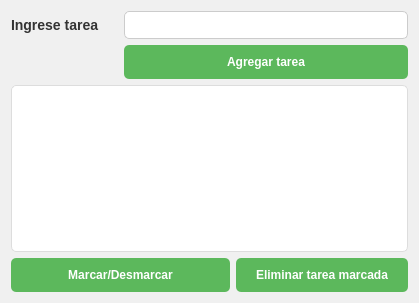
<?xml version="1.0" encoding="UTF-8"?>
<ui version="4.0">
 <class>AppTareasPendientes</class>
 <widget class="QFrame" name="AppTareasPendientes">
  <property name="geometry">
   <rect>
    <x>0</x>
    <y>0</y>
    <width>419</width>
    <height>303</height>
   </rect>
  </property>
  <property name="windowTitle">
   <string>App Tareas</string>
  </property>
  <property name="styleSheet">
   <string notr="true">
QFrame {
    background-color: #f0f0f0;
    font-family: 'Arial', sans-serif;
    font-size: 14px;
}

QLabel {
    color: #333;
    font-weight: bold;
}

QLineEdit {
    background-color: #ffffff;
    border: 1px solid #ccc;
    border-radius: 5px;
    padding: 5px;
}

QPushButton {
    background-color: #5cb85c;
    color: #fff;
    border: none;
    padding: 10px 20px;
    border-radius: 5px;
    font-weight: bold;
}

QPushButton:hover {
    background-color: #4cae4c;
}

QListWidget {
    background-color: #ffffff;
    border: 1px solid #ddd;
    padding: 5px;
    border-radius: 5px;
}
</string>
  </property>
  <layout class="QGridLayout" name="gridLayout">
   <item row="0" column="0">
    <widget class="QLabel" name="label">
     <property name="text">
      <string>Ingrese tarea </string>
     </property>
    </widget>
   </item>
   <item row="0" column="1" colspan="2">
    <widget class="QLineEdit" name="input_tareas"/>
   </item>
   <item row="1" column="1" colspan="2">
    <widget class="QPushButton" name="boton_agregar_tarea">
     <property name="text">
      <string>Agregar tarea</string>
     </property>
     <property name="icon">
      <iconset theme="QIcon::ThemeIcon::ListAdd"/>
     </property>
    </widget>
   </item>
   <item row="2" column="0" colspan="3">
    <widget class="QListWidget" name="lista_de_tareas"/>
   </item>
   <item row="3" column="0" colspan="2">
    <widget class="QPushButton" name="boton_tarea_completada">
     <property name="text">
      <string>Marcar/Desmarcar</string>
     </property>
    </widget>
   </item>
   <item row="3" column="2">
    <widget class="QPushButton" name="boton_eliminar_tarea">
     <property name="text">
      <string>Eliminar tarea marcada</string>
     </property>
     <property name="icon">
      <iconset theme="QIcon::ThemeIcon::EditClear"/>
     </property>
    </widget>
   </item>
  </layout>
 </widget>
 <resources/>
 <connections/>
</ui>
